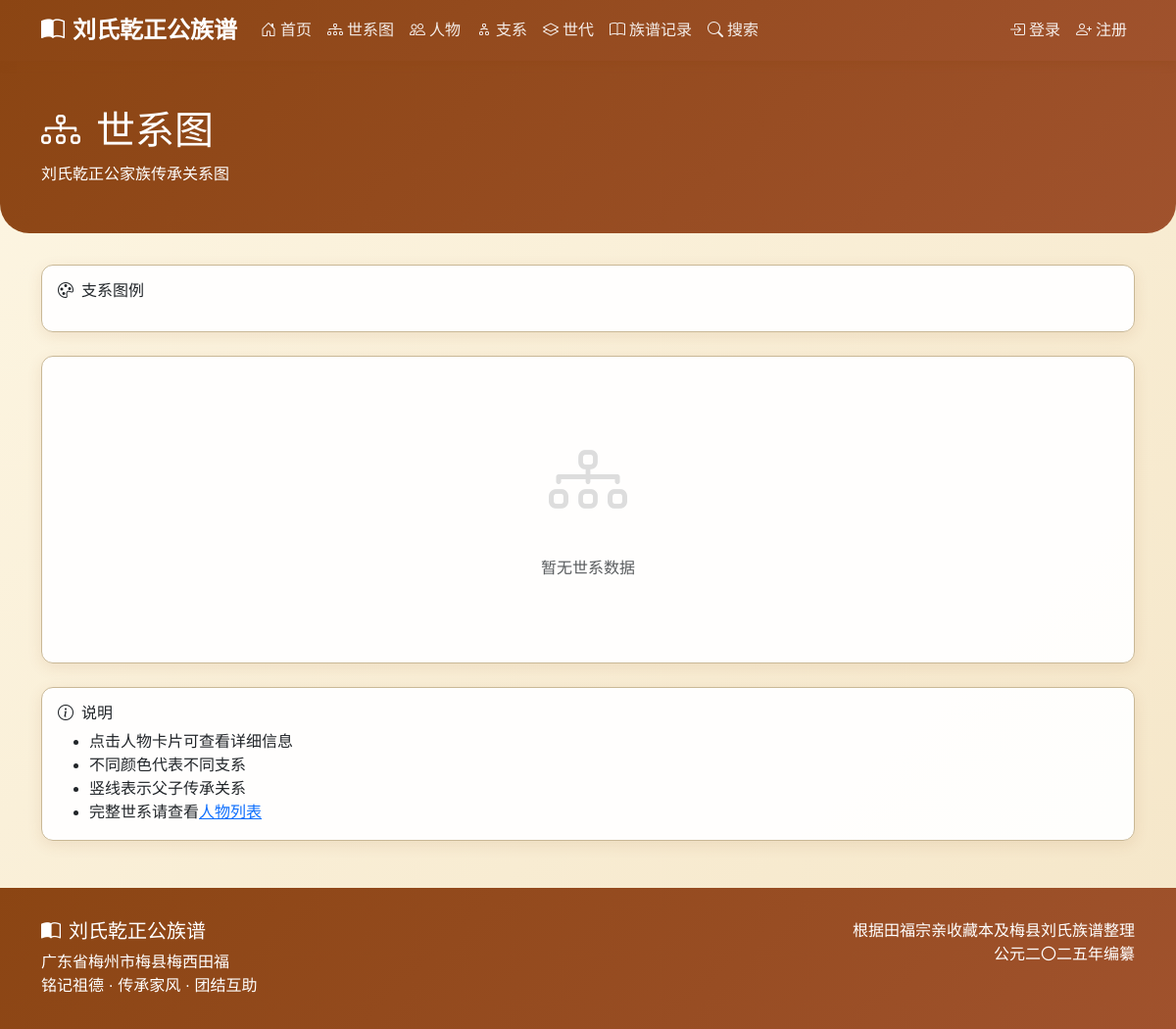
The page /tree/ on the database as committed earlier.
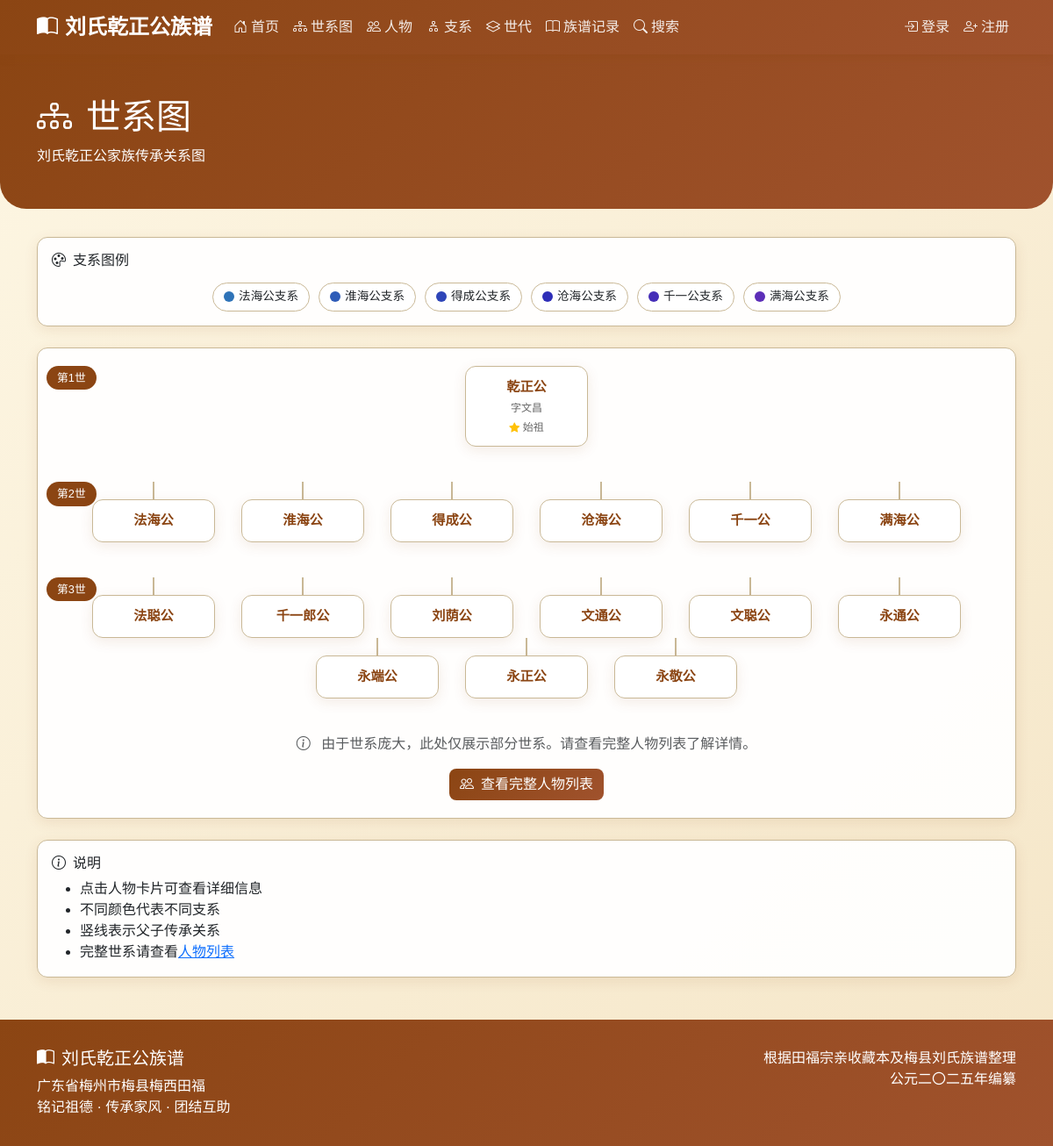
The same page on the database as committed later.
### genealogy/models.py (models this page shows, shortened)
class Branch(models.Model):
    name = models.CharField(max_length=100, verbose_name='支系名称')
    founder = models.ForeignKey(
        'Person',
        on_delete=models.SET_NULL,
        null=True,
        blank=True,
        related_name='founded_branch',
        verbose_name='开基祖'
    )
    description = models.TextField(blank=True, verbose_name='描述')
    location = models.CharField(max_length=200, blank=True, verbose_name='分布地区')
    class Meta:
        verbose_name = '支系'
        verbose_name_plural = '支系'

class Person(models.Model):
    GENDER_CHOICES = [
        ('M', '男'),
        ('F', '女'),
    ]
    name = models.CharField(max_length=100, verbose_name='姓名')
    courtesy_name = models.CharField(max_length=100, blank=True, verbose_name='字')
    art_name = models.CharField(max_length=100, blank=True, verbose_name='号')
    alias = models.CharField(max_length=100, blank=True, verbose_name='别名')
    generation_char = models.CharField(max_length=10, blank=True, verbose_name='辈份字')
    gender = models.CharField(max_length=1, choices=GENDER_CHOICES, default='M', verbose_name='性别', help_text='性别变动后需要先保存，然后重新加载页面以更新配偶关系选项')
    is_outsider = models.BooleanField(default=False, verbose_name='是否为外族配偶', help_text='外族配偶状态变动后，世代选项会自动更新；若需更新配偶关系选项，请保存并重新加载页面')
    generation = models.ForeignKey(
        Generation,
        on_delete=models.CASCADE,
        related_name='persons',
        verbose_name='世代',
        null=True,
        blank=True
    )
    father = models.ForeignKey(
        'self',
        on_delete=models.SET_NULL,
        null=True,
        blank=True,
        related_name='children_as_father',
        verbose_name='父亲',
        limit_choices_to={'gender': 'M'}
    )
    mother = models.ForeignKey(
        'self',
        on_delete=models.SET_NULL,
        null=True,
        blank=True,
        related_name='children_as_mother',
        verbose_name='母亲',
        limit_choices_to={'gender': 'F'}
    )
    spouses = models.ManyToManyField(
        'self',
        through='SpouseRelation',
        through_fields=('husband', 'wife'),
        symmetrical=False,
        related_name='partners',
        blank=True,
        verbose_name='配偶'
    )
    branch = models.ForeignKey(
        Branch,
        on_delete=models.SET_NULL,
        null=True,
        blank=True,
        related_name='members',
        verbose_name='所属支系'
    )
    birth_year = models.IntegerField(null=True, blank=True, verbose_name='出生年份')
    death_year = models.IntegerField(null=True, blank=True, verbose_name='逝世年份')
    birth_place = models.CharField(max_length=200, blank=True, verbose_name='出生地')
    burial_place = models.CharField(max_length=300, blank=True, verbose_name='葬地')
    burial_fengshui = models.CharField(max_length=200, blank=True, verbose_name='墓形/风水')
    burial_direction = models.CharField(max_length=100, blank=True, verbose_name='坐向')
    biography = models.TextField(blank=True, verbose_name='生平简介')
    achievements = models.TextField(blank=True, verbose_name='主要事迹')
    descendants_location = models.TextField(blank=True, verbose_name='后裔分布')
    notes = models.TextField(blank=True, verbose_name='备注')
    order = models.IntegerField(default=0, verbose_name='排序')
    avatar = models.ImageField(
        upload_to='avatars/',
        blank=True,
        null=True,
        verbose_name='头像',
        validators=[validate_image_extension, validate_file_size]
    )
    related_user = models.OneToOneField(
        User,
        on_delete=models.SET_NULL,
        null=True,
        blank=True,
        related_name='related_person',
        verbose_name='关联用户'
    )
    account_status = models.CharField(
        max_length=20,
        choices=[
            ('active', '激活'),
            ('inactive', '未激活'),
            ('disabled', '禁用'),
        ],
        default='inactive',
        verbose_name='账号状态'
    )
    created_at = models.DateTimeField(auto_now_add=True, verbose_name='创建时间')
    updated_at = models.DateTimeField(auto_now=True, verbose_name='更新时间')
    created_by = models.ForeignKey(
        User,
        on_delete=models.SET_NULL,
        null=True,
        blank=True,
        related_name='created_persons',
        verbose_name='创建者'
    )
    class Meta:
        verbose_name = '人物'
        verbose_name_plural = '人物'
        ordering = ['generation__number', 'order', 'id']
    def get_absolute_url(self):
        return reverse('genealogy:person_detail', kwargs={'pk': self.pk})
    def has_avatar(self):
        """是否有头像"""
        return bool(self.avatar)
    has_avatar.short_description = '有头像'
    has_avatar.boolean = True

### genealogy/views.py (the view)
# urls.py: path('tree/', views.GenealogyTreeView.as_view(), name='tree'),
class GenealogyTreeView(TemplateView):
    template_name = 'genealogy/tree.html'
    def get_context_data(self, **kwargs):
        context = super().get_context_data(**kwargs)
        generations = Generation.objects.filter(is_spouse=False).prefetch_related('persons').all()
        context['generations'] = generations
        first_ancestor = Person.objects.filter(generation__number=1).first()
        context['first_ancestor'] = first_ancestor
        branches = Branch.objects.all()
        context['branches'] = branches
        return context

### templates/genealogy/tree.html (shortened to what the changed rows need)
{% extends 'base.html' %}
{% block content %}
<div class="page-header">
    <div class="container">
        <h1 class="serif"><i class="bi bi-diagram-3 me-3"></i>世系图</h1>
    </div>
</div>
<div class="container">
    <div class="card mb-4">
        <div class="card-body">
            <div class="branch-legend">
                {% for branch in branches %}
                <div class="branch-item">
                    <div class="branch-color" style="background: hsl({{ forloop.counter|add:20 }}0, 60%, 45%);"></div>
                    <span>{{ branch.name }}</span>
                </div>
                {% endfor %}
            </div>
        </div>
    </div>
    <div class="card">
        <div class="card-body genealogy-tree-container">
            {% if first_ancestor %}
            <div class="tree-level">
                <span class="generation-label">第1世</span>
                <div class="tree-person">
                    <a href="{{ first_ancestor.get_absolute_url }}" class="text-decoration-none">
                        <div class="card">
                            <div class="name">{{ first_ancestor.name }}</div>
                            {% if first_ancestor.courtesy_name %}
                            <div class="info">字{{ first_ancestor.courtesy_name }}</div>
                            {% endif %}
                            <div class="info">
                                <i class="bi bi-star-fill text-warning"></i> 始祖
                            </div>
                        </div>
                    </a>
                </div>
            </div>
            {% with gen2=first_ancestor.children_as_father.all %}
            {% if gen2 %}
            <div class="tree-level">
                <span class="generation-label">第2世</span>
                {% for person in gen2 %}
                <div class="tree-person">
                    <div class="tree-connector-v"></div>
                    <a href="{{ person.get_absolute_url }}" class="text-decoration-none">
                        <div class="card">
                            <div class="name">{{ person.name }}</div>
                        </div>
                    </a>
                </div>
                {% endfor %}
            </div>
            {% endif %}
            {% endwith %}
            <div class="tree-level">
                <span class="generation-label">第3世</span>
                {% for person in first_ancestor.children_as_father.all %}
                    {% for child in person.children_as_father.all|slice:":3" %}
                    <div class="tree-person">
                        <div class="tree-connector-v"></div>
                        <a href="{{ child.get_absolute_url }}" class="text-decoration-none">
                            <div class="card">
                                <div class="name">{{ child.name }}</div>
                            </div>
                        </a>
                    </div>
                    {% endfor %}
                {% endfor %}
            </div>
            <div class="text-center mt-4">
                <p class="text-muted">
                    <i class="bi bi-info-circle me-2"></i>
                    由于世系庞大，此处仅展示部分世系。请查看完整人物列表了解详情。
                </p>
                <a href="{% url 'genealogy:person_list' %}" class="btn btn-primary">
                    <i class="bi bi-people me-2"></i>查看完整人物列表
                </a>
            </div>
            {% else %}
            <div class="text-center py-5">
                <i class="bi bi-diagram-3" style="font-size: 5rem; color: #ddd;"></i>
                <p class="mt-3 text-muted">暂无世系数据</p>
            </div>
            {% endif %}
        </div>
    </div>
</div>
{% endblock %}

Rows that differ between the two databases and show on the page:
added Branch: name "法海公支系"
added Branch: name "淮海公支系"
added Branch: name "得成公支系"
added Branch: name "沧海公支系"
added Branch: name "千一公支系"
added Branch: name "满海公支系"
added Person: name "乾正公", courtesy_name "文昌"
added Person: name "法海公"
added Person: name "淮海公"
added Person: name "得成公"
added Person: name "沧海公"
added Person: name "千一公"
added Person: name "满海公"
added Person: name "法聪公"
added Person: name "千一郎公"
added Person: name "刘荫公"
added Person: name "文通公"
added Person: name "文聪公"
added Person: name "永通公"
added Person: name "永端公"
added Person: name "永正公"
added Person: name "永敬公"
Other text that changed with them:
text no longer shown: "暂无世系数据"
text now shown: "第1世 字 始祖 第2世 第3世 由于世系庞大，此处仅展示部分世系。请查看完整人物列表了解详情。 查看完整人物列表"
